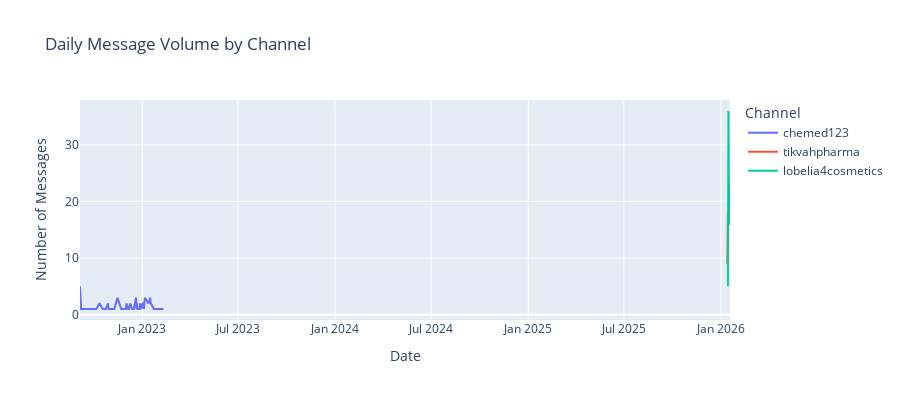

The notebook cell saved with this chart:
### Code cell
# Visualize daily message volume by channel
fig = px.line(
    daily_activity,
    x='full_date',
    y='message_count',
    color='channel_name',
    title='Daily Message Volume by Channel',
    labels={'full_date': 'Date', 'message_count': 'Number of Messages', 'channel_name': 'Channel'}
)
fig.update_layout(height=400)
fig.show()

### Figure 1 — Plotly figure (JSON) as saved in the notebook; plotly's stock layout.template omitted (floating-point values rounded to 4 significant figures)
{"data": [{"hovertemplate": "Channel=chemed123<br>Date=%{x}<br>Number of Messages=%{y}<extra></extra>", "legendgroup": "chemed123", "line": {"color": "#636efa", "dash": "solid"}, "marker": {"symbol": "circle"}, "mode": "lines", "name": "chemed123", "orientation": "v", "showlegend": true, "type": "scatter", "x": ["2022-09-05T00:00:00.000000000", "2022-09-06T00:00:00.000000000", "2022-09-07T00:00:00.000000000", "2022-09-10T00:00:00.000000000", "2022-09-16T00:00:00.000000000", "2022-09-28T00:00:00.000000000", "2022-09-30T00:00:00.000000000", "2022-10-03T00:00:00.000000000", "2022-10-06T00:00:00.000000000", "2022-10-12T00:00:00.000000000", "2022-10-17T00:00:00.000000000", "2022-10-18T00:00:00.000000000", "2022-10-20T00:00:00.000000000", "2022-10-24T00:00:00.000000000", "2022-10-28T00:00:00.000000000", "2022-10-29T00:00:00.000000000", "2022-11-09T00:00:00.000000000", "2022-11-15T00:00:00.000000000", "2022-11-22T00:00:00.000000000", "2022-11-29T00:00:00.000000000", "2022-11-30T00:00:00.000000000", "2022-12-01T00:00:00.000000000", "2022-12-02T00:00:00.000000000", "2022-12-04T00:00:00.000000000", "2022-12-05T00:00:00.000000000", "2022-12-07T00:00:00.000000000", "2022-12-09T00:00:00.000000000", "2022-12-13T00:00:00.000000000", "2022-12-15T00:00:00.000000000", "2022-12-16T00:00:00.000000000", "2022-12-20T00:00:00.000000000", "2022-12-21T00:00:00.000000000", "2022-12-22T00:00:00.000000000", "2022-12-23T00:00:00.000000000", "2022-12-25T00:00:00.000000000", "2022-12-27T00:00:00.000000000", "2022-12-28T00:00:00.000000000", "2022-12-30T00:00:00.000000000", "2023-01-02T00:00:00.000000000", "2023-01-03T00:00:00.000000000", "2023-01-04T00:00:00.000000000", "2023-01-06T00:00:00.000000000", "2023-01-13T00:00:00.000000000", "2023-01-16T00:00:00.000000000", "2023-01-17T00:00:00.000000000", "2023-01-23T00:00:00.000000000", "2023-01-26T00:00:00.000000000", "2023-01-27T00:00:00.000000000", "2023-01-30T00:00:00.000000000", "2023-01-31T00:00:00.000000000", "2023-02-01T00:00:00.000000000", "2023-02-02T00:00:00.000000000", "2023-02-10T00:00:00.000000000"], "xaxis": "x", "y": [5, 2, 1, 1, 1, 1, 1, 1, 1, 2, 1, 1, 1, 1, 2, 1, 1, 3, 1, 1, 1, 1, 2, 1, 1, 1, 2, 1, 1, 1, 3, 1, 2, 1, 1, 1, 2, 1, 2, 2, 1, 3, 2, 3, 2, 1, 1, 1, 1, 1, 1, 1, 1], "yaxis": "y"}, {"hovertemplate": "Channel=tikvahpharma<br>Date=%{x}<br>Number of Messages=%{y}<extra></extra>", "legendgroup": "tikvahpharma", "line": {"color": "#EF553B", "dash": "solid"}, "marker": {"symbol": "circle"}, "mode": "lines", "name": "tikvahpharma", "orientation": "v", "showlegend": true, "type": "scatter", "x": ["2026-01-13T00:00:00.000000000", "2026-01-14T00:00:00.000000000", "2026-01-15T00:00:00.000000000", "2026-01-16T00:00:00.000000000", "2026-01-17T00:00:00.000000000", "2026-01-18T00:00:00.000000000"], "xaxis": "x", "y": [9, 18, 17, 17, 23, 16], "yaxis": "y"}, {"hovertemplate": "Channel=lobelia4cosmetics<br>Date=%{x}<br>Number of Messages=%{y}<extra></extra>", "legendgroup": "lobelia4cosmetics", "line": {"color": "#00cc96", "dash": "solid"}, "marker": {"symbol": "circle"}, "mode": "lines", "name": "lobelia4cosmetics", "orientation": "v", "showlegend": true, "type": "scatter", "x": ["2026-01-14T00:00:00.000000000", "2026-01-15T00:00:00.000000000", "2026-01-16T00:00:00.000000000", "2026-01-17T00:00:00.000000000", "2026-01-18T00:00:00.000000000"], "xaxis": "x", "y": [5, 36, 21, 16, 22], "yaxis": "y"}], "layout": {"height": 400, "legend": {"title": {"text": "Channel"}, "tracegroupgap": 0}, "title": {"text": "Daily Message Volume by Channel"}, "xaxis": {"anchor": "y", "domain": [0, 1], "title": {"text": "Date"}}, "yaxis": {"anchor": "x", "domain": [0, 1], "title": {"text": "Number of Messages"}}}}
